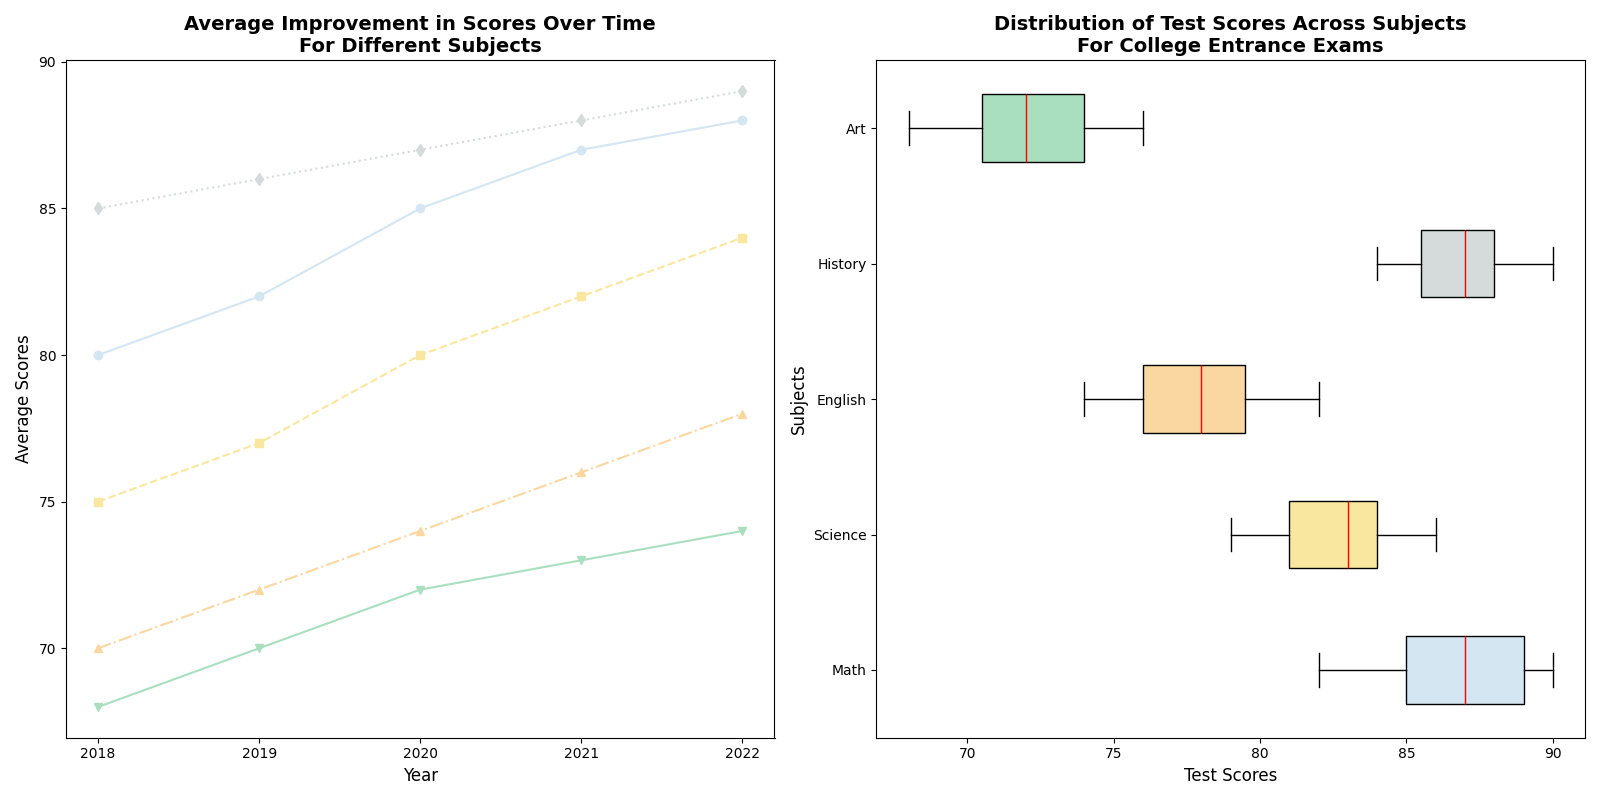

Write Python code to recreate this figure.
import matplotlib.pyplot as plt
import numpy as np

math_scores = [82, 89, 90, 85, 88, 86, 87, 85, 89, 90, 87, 88, 84, 85, 89]
science_scores = [79, 81, 83, 80, 82, 84, 81, 85, 86, 83, 80, 82, 85, 84, 83]
english_scores = [75, 78, 77, 80, 82, 76, 78, 74, 79, 81, 80, 77, 76, 75, 78]
history_scores = [88, 85, 87, 86, 89, 90, 85, 84, 88, 86, 87, 88, 89, 85, 86]
art_scores = [70, 72, 68, 73, 75, 71, 72, 69, 74, 76, 74, 71, 70, 73, 75]

years = np.array([2018, 2019, 2020, 2021, 2022])
avg_math_scores = np.array([80, 82, 85, 87, 88])
avg_science_scores = np.array([75, 77, 80, 82, 84])
avg_english_scores = np.array([70, 72, 74, 76, 78])
avg_history_scores = np.array([85, 86, 87, 88, 89])
avg_art_scores = np.array([68, 70, 72, 73, 74])

fig, (ax1, ax2) = plt.subplots(1, 2, figsize=(16, 8))

ax1.plot(years, avg_math_scores, color='#D4E6F1', marker='o', linestyle='-')
ax1.plot(years, avg_science_scores, color='#F9E79F', marker='s', linestyle='--')
ax1.plot(years, avg_english_scores, color='#FAD7A0', marker='^', linestyle='-.')
ax1.plot(years, avg_history_scores, color='#D5DBDB', marker='d', linestyle=':')
ax1.plot(years, avg_art_scores, color='#A9DFBF', marker='v', linestyle='-')

ax1.set_title('Average Improvement in Scores Over Time\nFor Different Subjects', fontsize=14, fontweight='bold')
ax1.set_xlabel('Year', fontsize=12)
ax1.set_ylabel('Average Scores', fontsize=12)
ax1.xaxis.set_major_locator(plt.MaxNLocator(integer=True))

subjects = ['Math', 'Science', 'English', 'History', 'Art']
test_scores = [math_scores, science_scores, english_scores, history_scores, art_scores]
box_colors = ['#D4E6F1', '#F9E79F', '#FAD7A0', '#D5DBDB', '#A9DFBF']

box = ax2.boxplot(test_scores, vert=False, patch_artist=True,
                  boxprops=dict(color='black'),
                  whiskerprops=dict(color='black'),
                  capprops=dict(color='black'),
                  flierprops=dict(marker='o', color='black', alpha=0.5),
                  medianprops=dict(color='red'))

for patch, color in zip(box['boxes'], box_colors):
    patch.set_facecolor(color)

ax2.set_yticklabels(subjects)
ax2.set_title('Distribution of Test Scores Across Subjects\nFor College Entrance Exams', fontsize=14, fontweight='bold')
ax2.set_xlabel('Test Scores', fontsize=12)
ax2.set_ylabel('Subjects', fontsize=12)

plt.tight_layout()
plt.show()
